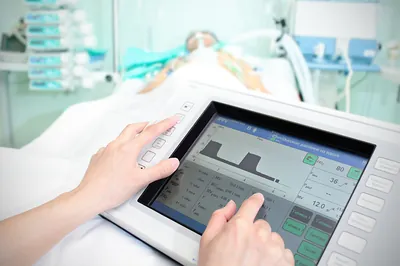
#> input picture images/clinic_01-400.webp, 400 x 266 px
$ python convert-doctor-photo.py ../images/clinic_01-400.webp out.png
#> lines starting #> are read from the running program, lines starting #| are printed output that depends on the picture
from PIL import Image
import os
import sys

src = sys.argv[1]
dst = sys.argv[2]
TARGET_W, TARGET_H = 800, 760

img = Image.open(src).convert("RGB")
#> img is the input picture: PIL image 400x266 RGB; mean R, G, B 191.3, 200.4, 199.3
src_w, src_h = img.size
#> src_w = 400; src_h = 266
target_ratio = TARGET_W / TARGET_H
src_ratio = src_w / src_h
#> src_ratio = 1.5

if src_ratio > target_ratio:
    new_h = src_h
#> new_h = 266
    new_w = int(src_h * target_ratio)
#> new_w = 280
else:
    new_w = src_w
    new_h = int(src_w / target_ratio)

left = (src_w - new_w) // 2
#> left = 60
top = (src_h - new_h) // 2
#> top = 0
img = img.crop((left, top, left + new_w, top + new_h))
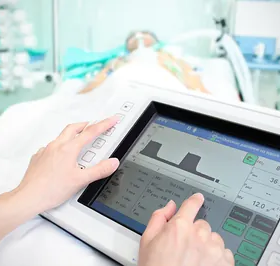
#> img: PIL image 280x266 RGB; mean R, G, B 194.9, 201.9, 201
img = img.resize((TARGET_W, TARGET_H), Image.LANCZOS)
#> img: PIL image 800x760 RGB
os.makedirs(os.path.dirname(dst), exist_ok=True)
img.save(dst, "WEBP", quality=85, method=6)
print(f"Saved: {dst} ({img.size[0]}x{img.size[1]})")
#| Saved: out.png (800x760)

$ run again, on images/clinic_02-400.webp
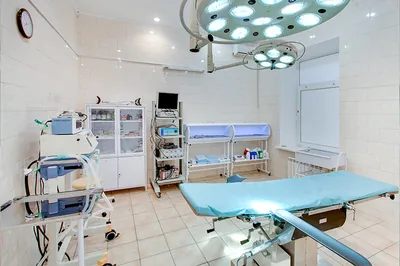
#> input picture images/clinic_02-400.webp, 400 x 266 px
#> img is the input picture: PIL image 400x266 RGB; mean R, G, B 176.5, 182, 182.1
#> `img = img.crop((left, top, left + new_w, top + new_h))`:
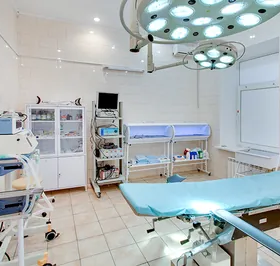
#> img: PIL image 280x266 RGB; mean R, G, B 172.4, 179.5, 180.1
#> `img = img.resize((TARGET_W, TARGET_H), Image.LANCZOS)`:
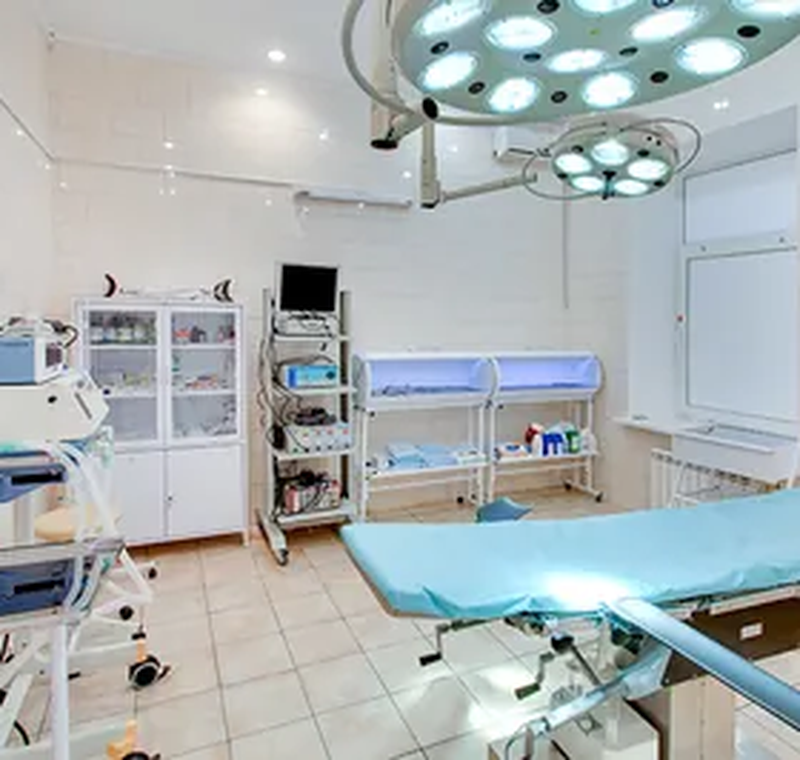
#> img: PIL image 800x760 RGB; mean R, G, B 172.4, 179.5, 180.1
#| Saved: out.png (800x760)

$ run again, on images/clinic_03-400.webp
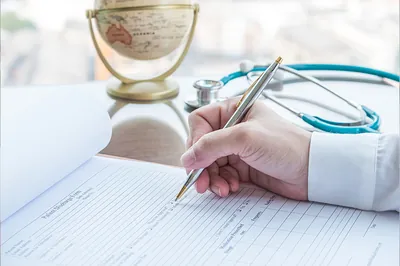
#> input picture images/clinic_03-400.webp, 400 x 266 px
#> img is the input picture: PIL image 400x266 RGB; mean R, G, B 206.5, 210.5, 215.3
#> `img = img.crop((left, top, left + new_w, top + new_h))`:
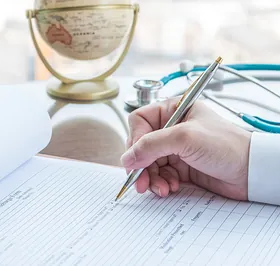
#> img: PIL image 280x266 RGB; mean R, G, B 203.6, 204.5, 207.6
#| Saved: out.png (800x760)
